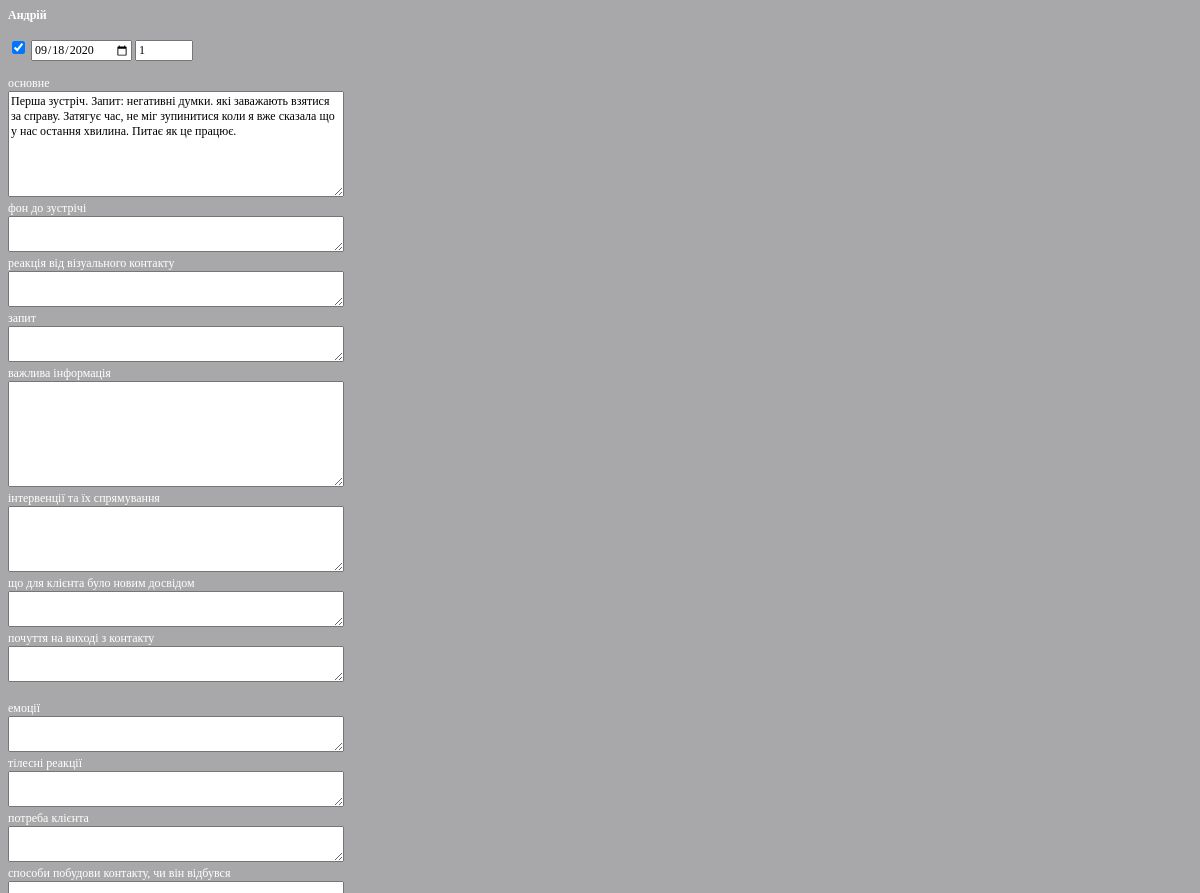
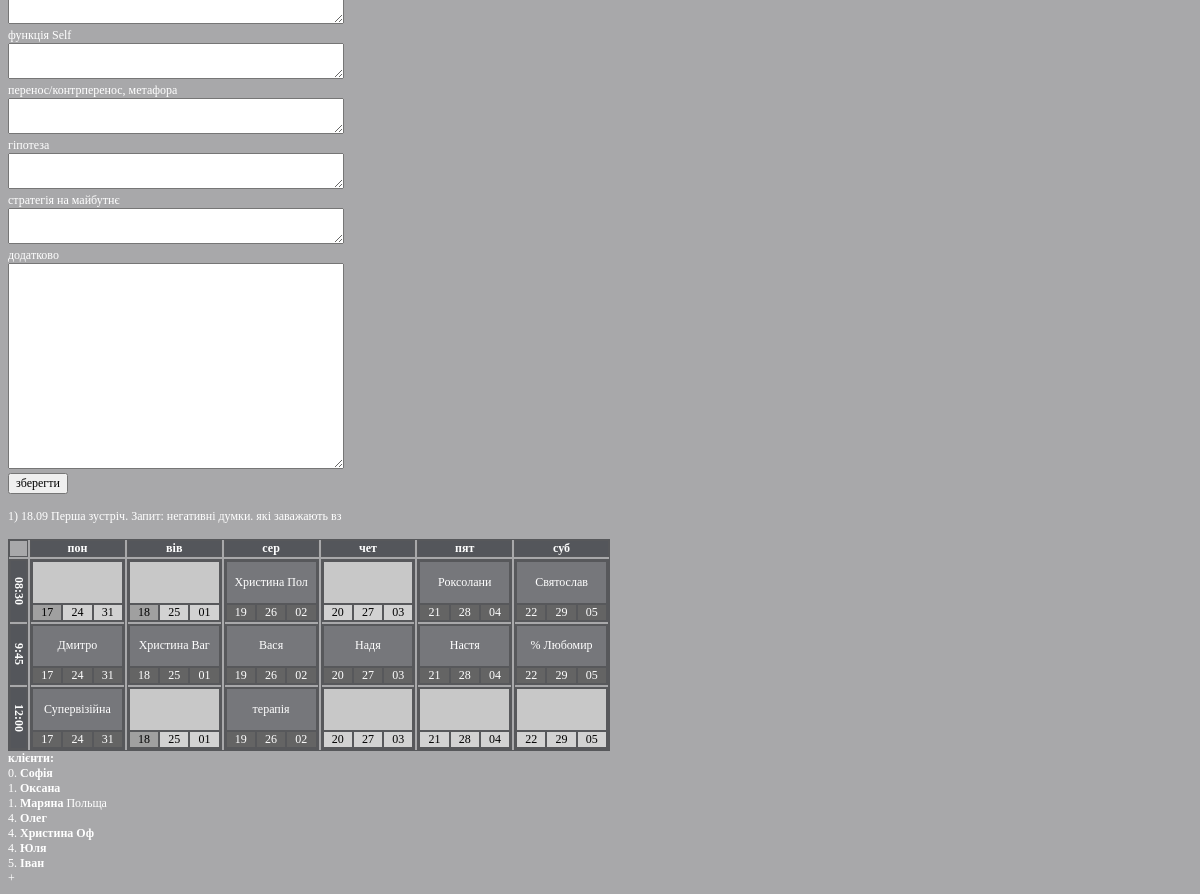
Screenshot of /session.php?s_id=1 with the database file from the repository (2 pictures, top to bottom).
### tables this page shows
CREATE TABLE `clients` (
  `id` smallint(4) NOT NULL,
  `name` varchar(100) NOT NULL,
  `phone` varchar(100) NOT NULL,
  `status` tinyint(1) NOT NULL DEFAULT '0',
  `more` text NOT NULL,
  `dt` datetime DEFAULT CURRENT_TIMESTAMP,
  `first_session` date,
  `last_session` date,
  `cday` tinyint(1) NOT NULL,
  `ct` tinyint(1) NOT NULL,
  `price` smallint(4) NOT NULL,
  `cadd` text NOT NULL,
  `c1` text NOT NULL,
  `c2` text NOT NULL,
  `c3` text NOT NULL
);

CREATE TABLE `sessions` (
  `id` smallint(6) NOT NULL,
  `dt` datetime NOT NULL DEFAULT CURRENT_TIMESTAMP,
  `c_id` smallint(4) NOT NULL,
  `presence` tinyint(1) NOT NULL DEFAULT '1',
  `num` smallint(3) NOT NULL DEFAULT '1',
  `date` date NOT NULL,
  `main` text NOT NULL,
  `addition` longtext NOT NULL,
  `f01` text NOT NULL,
  `f02` text NOT NULL,
  `f03` text NOT NULL,
  `f04` text NOT NULL,
  `f05` text NOT NULL,
  `f06` text NOT NULL,
  `f07` text NOT NULL,
  `f08` text NOT NULL,
  `f09` text NOT NULL,
  `f10` text NOT NULL,
  `f11` text NOT NULL,
  `f12` text NOT NULL,
  `f13` text NOT NULL,
  `f14` text NOT NULL,
  `f15` text NOT NULL
);

CREATE TABLE `changes` (
  `id` int(4) NOT NULL,
  `dt` datetime NOT NULL DEFAULT CURRENT_TIMESTAMP,
  `type` tinyint(1) NOT NULL DEFAULT '1',
  `date` date NOT NULL,
  `d` tinyint(1) NOT NULL,
  `t` tinyint(1) NOT NULL,
  `c_id` smallint(4) NOT NULL,
  `addition` char(225) NOT NULL
);

### public/session.php (the view, shortened to what this page needs)
<?php
$ddd=array(1=>'пон', 2=>'вів', 3=>'сер', 4=>'чет', 5=>'пят', 6=>'суб');
$ttt=array(1=>'8:30', 2=>'9:45', 3=>'12:00');
?>
<!DOCTYPE html>
<html>
	<head>
	</head>
	<body>
		<?php
if (isset($_GET['fixation']) and isset($_GET['d']) and isset($_GET['t'])) {
	echo '
	<h2>Закріплення: '.$ddd[$_GET['d']].' о '.$ttt[$_GET['t']].'</h2>
	<form method="post">
		<input name="fixation_dt" type="hidden" value="1"><input name="cday" type="hidden" value="'.$_GET['d'].'"><input name="ct" type="hidden" value="'.$_GET['t'].'">
		<select name="c_id">
		';
	$c_iddd = mysql_query("SELECT * from clients where status<=5 and cday=0 order by status, id DESC");
	while ($c_idd=mysql_fetch_array($c_iddd)) {
		echo '<option value="'.$c_idd['id'].'">'.$c_idd['status'].'. '.$c_idd['id'].' '.$c_idd['name'].' '.$c_idd['more'].'</option>';
	}
	echo '
		</select>
		<br><br><input type="submit" value="зберегти">
		</form>';
	echo '<br><br>';
}
elseif (isset ($_GET['s_id']) and $_GET['s_id']!=0) {
	$session=mysql_fetch_array(mysql_query('SELECT * from sessions where id='.$_GET['s_id']));
	$client=mysql_fetch_array(mysql_query('SELECT name from clients where id='.$session['c_id']));
	echo '
		<b>',$client['name'],'</b>
		<form method="post">
		<input type="hidden" name="s_id" value="',$_GET['s_id'],'"><input type="hidden" name="c_id" value="',$session['c_id'],'">
		<br><input type="checkbox" name="presence"'; if ($session['presence']==1) {echo 'checked';} echo ' value="1">
		<input type="date"  name="date" value="'.$session['date'].'">
		<input  type="number" name="num" value="',$session['num'],'" style="width: 50px;"><br>
		<br>основне<br><textarea name="main" style="width: 330px; height: 100px;" autofocus>',$session['main'],'</textarea>
		<br>фон до зустрічі<br><textarea name="f01" style="width: 330px; height: 30px;">',$session['f01'],'</textarea>
		<br>реакція від візуального контакту<br><textarea name="f02" style="width: 330px; height: 30px;">',$session['f02'],'</textarea>
		<br>запит<br><textarea name="f03" style="width: 330px; height: 30px;">',$session['f03'],'</textarea>
		<br>важлива інформація<br><textarea name="f04" style="width: 330px; height: 100px;">',$session['f04'],'</textarea>
		<br>інтервенції та їх спрямування<br><textarea name="f05" style="width: 330px; height: 60px;">',$session['f05'],'</textarea>
		<br>що для клієнта було новим досвідом<br><textarea name="f06" style="width: 330px; height: 30px;">',$session['f06'],'</textarea>
		<br>почуття на виході з контакту<br><textarea name="f07" style="width: 330px; height: 30px;">',$session['f07'],'</textarea>
		<br>
		<br>емоції<br><textarea name="f08" style="width: 330px; height: 30px;">',$session['f08'],'</textarea>
		<br>тілесні реакції<br><textarea name="f09" style="width: 330px; height: 30px;">',$session['f09'],'</textarea>
		<br>потреба клієнта<br><textarea name="f10" style="width: 330px; height: 30px;">',$session['f10'],'</textarea>
		<br>способи побудови контакту, чи він відбувся<br><textarea name="f11" style="width: 330px; height: 30px;">',$session['f11'],'</textarea>
		<br>функція Self<br><textarea name="f12" style="width: 330px; height: 30px;">',$session['f12'],'</textarea>
		<br>перенос/контрперенос, метафора<br><textarea name="f13" style="width: 330px; height: 30px;">',$session['f13'],'</textarea>
		<br>гіпотеза<br><textarea name="f14" style="width: 330px; height: 30px;">',$session['f14'],'</textarea>
		<br>стратегія на майбутнє<br><textarea name="f15" style="width: 330px; height: 30px;">',$session['f15'],'</textarea>
		<br>додатково<br><textarea name="addition" style="width: 330px; height: 200px;">',$session['addition'],'</textarea>
		<br><input type="submit" value="зберегти">
		</form>';
	$sessionss = mysql_query("SELECT id, num, DATE_FORMAT(date, '%d.%m') as d1, main from sessions where c_id=".$session['c_id']." order by date DESC, num DESC, presence  DESC");
	while ($sessions=mysql_fetch_array($sessionss)) {
		echo '<br><a href="session.php?s_id=',$sessions['id'],'">',$sessions['num'] ,') ', $sessions['d1'],' ', substr($sessions['main'], 0, 100),'</a>';
	}
	echo '<br><br>';
}
echo
'<div class="grid">
			<div onclick="location.href=\'session.php\';"></div>
			<div class="border">пон</div>
			<div class="border">вів</div>
			<div class="border">сер</div>
			<div class="border">чет</div>
			<div class="border">пят</div>
			<div class="border">суб</div>
			<div class="grid2 time">
				<div>08:30</div>
				<div>9:45</div>
				<div>12:00</div>
			</div>';
			$lm=strtotime('last monday', strtotime('tomorrow'));
			for ($d=1; $d<=6; $d++) {
				$wd=$d-1;
				$lm1=strtotime('+'.$wd.' DAY', $lm);
				echo '<div class="grid3">';
				for ($t=1; $t<=3; $t++) {
					$lineline = mysql_query('SELECT id, name, more from clients where status=1 and cday='.$d.' and ct='.$t);
					echo '<div>
					';
					if (mysql_num_rows($lineline)!=0) {
						$line=mysql_fetch_array($lineline);
						$c_id=$line['id'];
						$r=mysql_query('SELECT id from sessions where date="'.date("Y-m-d", $lm1).'" and c_id="'.$c_id.'"'); if (mysql_num_rows($r)!=0) {$cr='&#10003;';} else {$cr='';}
						echo '<div class="gname" onclick="location.href=\'session.php?c_id='.$line['id'].'&session='.$lm1.'\';">',$cr,' ',$line['name'],' ',$line['more'], '</div>';
					} else {$c_id=0; echo '<div class="gname blank" onclick="location.href=\'session.php?d='.$d.'&t='.$t.'&fixation\';"></div>';}
					for ($i=0; $i<=2; $i++) {
					$lmm=strtotime('+'.$i.' WEEK '.$wd.' DAY', $lm);;
					$c_idd=$c_id;
					$avail=mysql_query('SELECT id, c_id, type from changes where date="'.date("Y-m-d", $lmm).'" and d='.$d.' and t='.$t.' order by dt DESC');
					if ($c_id!=0) {
						if (mysql_num_rows($avail)==0) { $av='d';}
						else {
							$availl=mysql_fetch_array($avail);
							if ($availl['type']==1) {if ($availl['c_id']==$c_id) {$av='d';} else {$av='m'; $c_idd=$availl['c_id'];}}
							if ($availl['type']==0) { if($availl['c_id']==$c_id) {$av='l'; $c_idd=0;}}}
					} else {
						if (mysql_num_rows($avail)==0) { $av='l';}
						else {
							$availl=mysql_fetch_array($avail);
							if ($availl['type']==1) {$av='m'; $c_idd=$availl['c_id'];}
						}
					}
					echo '
					<div onclick="location.href=\'session.php?c_id='.$c_idd.'&d='.$d.'&t='.$t.'&date='.date("Y-m-d", $lmm).'&changes=1\';"  class="r_',$av,'">',date("d", $lmm),'</div>';
					}
					echo '</div>';
				}
				echo '</div>';
			}
			echo '
		</div>
		<b><a href="?clients">клієнти:</a></b>
		';
		$lineline1 = mysql_query('SELECT * from clients where status<=5 and cday=0  order by status, id DESC');
				while ($line1=mysql_fetch_array($lineline1)) {
					echo '<br>'.$line1['status'].'. <a href="?c_id='.$line1['id'].'&session='.strtotime("now").'"><b>',$line1['name'],'</b> ',$line1['more'],'</a>';
				}
		echo '<br><a href="?new_client">+</a>';
echo '</body>';
?>

### public/session.php (style rules this page uses)
* { font-size: 12px; font-family:"Times New Roman", Times, serif; }
body { background-color: rgb(168, 168, 170); color: white; }
a { color: white; text-decoration: none; }
div { border: 1px solid #57585b; }
.grid { max-width: 600px; display: grid; grid-template-rows: 0.3fr 7fr; grid-template-columns: 0.2fr 1fr 1fr 1fr 1fr 1fr 1fr; grid-gap: 2px; }
.grid > div { text-align: center; font-weight: bold; }
.grid2 { display: grid; grid-template-columns: 1fr; grid-gap: 2px; grid-template-rows: repeat(3, 1fr); }
.grid2 > div { text-align: center; font-weight: normal; font-weight: bold; writing-mode: tb-rl; background-color: rgb(84, 86, 91); }
.grid3 { display: grid; grid-template-columns: 1fr; grid-gap: 2px; grid-template-rows: repeat(3, 1fr); }
.grid3 > div { font-weight: normal; display: grid; grid-template-rows: 2.5fr 1fr; grid-template-columns: repeat(3, 1fr); background-color: rgb(200, 200, 200); }
.grid3 > div > div { cursor: pointer; }
.gname { grid-row: 1/2; grid-column: 1/4; background-color: rgb(118, 119, 123); display: flex; justify-content: center; align-items: center; }
.border { background-color: rgb(84, 86, 91); }
.blank { background-color: rgb(200, 200, 200); }
.r_l { background-color: rgb(210, 210, 210); color: black; }
.r_m { background-color: rgb(160, 160, 160); color: black; }
.r_d { background-color: rgb(100, 100, 100); }

### rows the page displays
clients: name "Андрій"
sessions: presence "☑", date "09/18/2020", num "1", main "Перша зустріч. Запит: негативні думки. які заважають взятися за справу. Затягує час, не міг зупинитися коли я вже сказала що у нас остання хвилина. Питає як це працює.", d1 "18.09", main "Перша зустріч. Запит: негативні думки. які заважають вз"
clients: name "Дмитро"
clients: name "Супервізійна"
clients: name "Христина Ваг"
clients: name "Христина", more "Пол"
clients: name "Вася"
clients: name "терапія"
clients: name "Надя"
clients: name "Роксолани"
clients: name "Настя"
clients: name "Святослав"
clients: name "% Любомир"
clients: status "0", name "Софія"
clients: status "1", name "Оксана"
clients: status "1", name "Маряна", more "Польща"
clients: status "4", name "Олег"
clients: status "4", name "Христина Оф"
clients: status "4", name "Юля"
clients: status "5", name "Іван"
